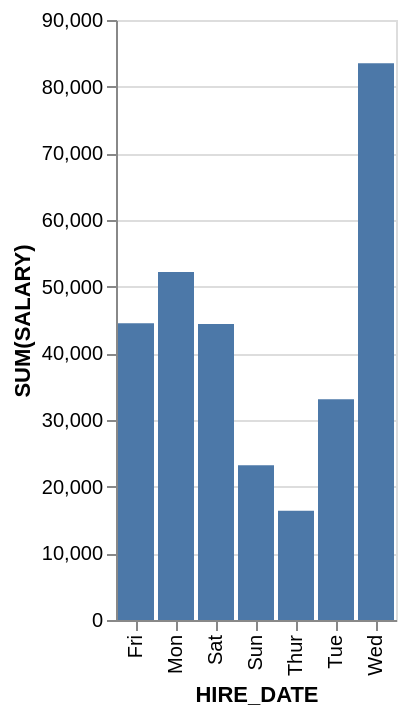

Express this chart as Vega-Lite.
### Vega-Lite specification from a JSON file in a GitHub repository (floating-point values rounded to 4 significant figures)
{"data": {"values": [{"x_data": "Mon", "y_data": 52200}, {"x_data": "Tue", "y_data": 33100}, {"x_data": "Wed", "y_data": 83500}, {"x_data": "Thur", "y_data": 16400}, {"x_data": "Fri", "y_data": 44500}, {"x_data": "Sat", "y_data": 44400}, {"x_data": "Sun", "y_data": 23200}]}, "mark": "bar", "encoding": {"x": {"field": "x_data", "type": "nominal", "title": "HIRE_DATE", "sort": "ascending"}, "y": {"field": "y_data", "type": "quantitative", "title": "SUM(SALARY)"}}}
